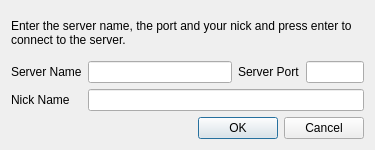
<?xml version="1.0" encoding="UTF-8"?>
<ui version="4.0">
 <class>ConnectDialog</class>
 <widget class="QDialog" name="ConnectDialog">
  <property name="geometry">
   <rect>
    <x>0</x>
    <y>0</y>
    <width>375</width>
    <height>150</height>
   </rect>
  </property>
  <property name="windowTitle">
   <string>Connect to server</string>
  </property>
  <layout class="QGridLayout" name="gridLayout_2">
   <item row="1" column="0">
    <layout class="QGridLayout" name="gridLayout" columnstretch="1,5,1,2">
     <item row="2" column="0">
      <widget class="QLabel" name="labelNickName">
       <property name="text">
        <string>Nick Name</string>
       </property>
      </widget>
     </item>
     <item row="0" column="1">
      <widget class="QLineEdit" name="lineEditServerName"/>
     </item>
     <item row="0" column="0">
      <widget class="QLabel" name="labelServerName">
       <property name="text">
        <string>Server Name</string>
       </property>
      </widget>
     </item>
     <item row="0" column="2">
      <widget class="QLabel" name="labelServerPort">
       <property name="text">
        <string>Server Port</string>
       </property>
      </widget>
     </item>
     <item row="0" column="3">
      <widget class="QLineEdit" name="lineEditServerPort">
       <property name="maxLength">
        <number>4</number>
       </property>
      </widget>
     </item>
     <item row="2" column="1" colspan="3">
      <widget class="QLineEdit" name="lineEditNickName"/>
     </item>
    </layout>
   </item>
   <item row="2" column="0">
    <widget class="QDialogButtonBox" name="buttonBox">
     <property name="orientation">
      <enum>Qt::Horizontal</enum>
     </property>
     <property name="standardButtons">
      <set>QDialogButtonBox::Cancel|QDialogButtonBox::Ok</set>
     </property>
    </widget>
   </item>
   <item row="0" column="0">
    <widget class="QLabel" name="labelText">
     <property name="text">
      <string>Enter the server name, the port and your nick and press enter to connect to the server.</string>
     </property>
     <property name="wordWrap">
      <bool>true</bool>
     </property>
    </widget>
   </item>
  </layout>
 </widget>
 <resources/>
 <connections>
  <connection>
   <sender>buttonBox</sender>
   <signal>accepted()</signal>
   <receiver>ConnectDialog</receiver>
   <slot>accept()</slot>
   <hints>
    <hint type="sourcelabel">
     <x>248</x>
     <y>254</y>
    </hint>
    <hint type="destinationlabel">
     <x>157</x>
     <y>274</y>
    </hint>
   </hints>
  </connection>
  <connection>
   <sender>buttonBox</sender>
   <signal>rejected()</signal>
   <receiver>ConnectDialog</receiver>
   <slot>reject()</slot>
   <hints>
    <hint type="sourcelabel">
     <x>316</x>
     <y>260</y>
    </hint>
    <hint type="destinationlabel">
     <x>286</x>
     <y>274</y>
    </hint>
   </hints>
  </connection>
 </connections>
</ui>
